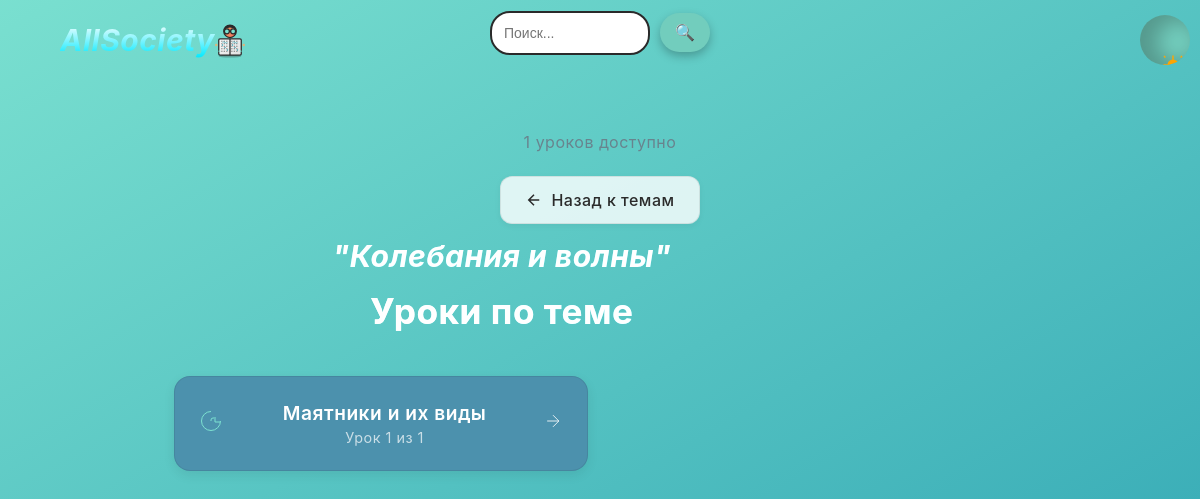
Page /topic/5/ on the committed database.
### courses/models.py (models this page shows, shortened)
class Topic(models.Model):
    subject = models.ForeignKey(Subject, on_delete=models.CASCADE, related_name='topics', verbose_name="Предмет")
    name = models.CharField(max_length=255, verbose_name="Название темы")
    image = models.ImageField(upload_to='topics/', blank=True, null=True, verbose_name="Изображение")
    class Meta:
        ordering = ['subject', 'name']
        verbose_name = "Тема"
        verbose_name_plural = "Темы"

class Lesson(models.Model):
    topic = models.ForeignKey(
        Topic,
        on_delete=models.CASCADE,
        related_name='lessons',
        verbose_name="Тема"
    )
    title = models.CharField(
        max_length=255,
        verbose_name="Название урока",
        help_text="Можно использовать базовые LaTeX-команды: $формула$ для встроенных формул, $$формула$$ для вынесенных"
    )
    content = models.TextField(
        verbose_name="Содержание",
        help_text="Полная поддержка LaTeX. Используйте $$...$$ для формул и $...$ для встроенных выражений"
    )
    image = models.ImageField(
        upload_to='lessons/',
        blank=True,
        null=True,
        verbose_name="Изображение"
    )
    allow_latex = models.BooleanField(
        default=True,
        verbose_name="Разрешить LaTeX во всех полях",
        help_text="Если отмечено, LaTeX будет обрабатываться во всех текстовых полях урока"
    )
    explanation = models.TextField(
        blank=True,
        null=True,
        verbose_name="Объяснение урока",
        help_text="Поддержка LaTeX. Используйте стандартные математические окружения"
    )
    svg_content = models.TextField(
        blank=True,
        null=True,
        verbose_name="SVG-код",
        help_text="SVG с возможностью вставки LaTeX через <text> элементы"
    )
    board_data = models.JSONField(
        blank=True,
        null=True,
        verbose_name="Данные доски",
        help_text="JSON с сохраненными рисунками, может содержать LaTeX-подписи"
    )
    class Meta:
        ordering = ['topic', 'title']
        verbose_name = "Урок"
        verbose_name_plural = "Уроки"

### courses/views.py (the view)
# urls.py: path('topic/<int:topic_id>/', views.lesson_list, name='lesson_list'),
def lesson_list(request, topic_id):
    topic = get_object_or_404(Topic, id=topic_id)
    lessons = topic.lessons.all()
    return render(request, 'lesson_list.html', {'topic': topic, 'lessons': lessons})

### courses/templates/lesson_list.html (shortened to what this page needs)
{% extends "base.html" %}
{% block content %}
<div class="lessons-container">
    <div class="lessons-header">
        <div class="header-content">
            <h1 class="lessons-title">Уроки по теме <span>"{{ topic.name }}"</span></h1>
            <p class="lessons-count">{{ lessons|length }} уроков доступно</p>
        </div>
        <div class="header-actions">
            <a href="{% url 'topic_list' topic.subject.id %}" class="back-button">
                <svg width="18" height="18" viewBox="0 0 24 24" fill="none" stroke="currentColor" stroke-width="2">
                    <path d="M19 12H5M12 19l-7-7 7-7"/>
                </svg>
                Назад к темам
            </a>
        </div>
    </div>
    <div class="lessons-grid">
        {% for lesson in lessons %}
        <a href="{% url 'lesson_detail' lesson.id %}" class="lesson-card">
            <div class="card-icon">
                <svg width="24" height="24" viewBox="0 0 24 24" fill="none" stroke="currentColor">
                    <path d="M12 2.5a9.5 9.5 0 1 0 9.5 9.5"/>
                    <path d="M16 8v5h5"/>
                    <path d="M12 12v-1a2 2 0 0 1 2-2h1"/>
                </svg>
            </div>
            <div class="card-content">
                <h3>{{ lesson.title }}</h3>
                <p>Урок {{ forloop.counter }} из {{ lessons|length }}</p>
            </div>
            <div class="card-arrow">
                <svg width="20" height="20" viewBox="0 0 24 24" color="white" fill="none" stroke="currentColor">
                    <path d="M5 12h14M12 5l7 7-7 7"/>
                </svg>
            </div>
        </a>
        {% endfor %}
    </div>
</div>
{% endblock %}

### courses/templates/lesson_list.html (style rules this page uses)
.lessons-container { max-width: 900px; margin: 0 auto; padding: 2rem 1.5rem; }
.lessons-header { display: flex; flex-direction: column; gap: 1.5rem; margin-bottom: 9.5rem; }
.header-content { text-align: center; }
.lessons-title { font-size: 2.2rem; font-weight: 700; color: white; margin-bottom: 0.5rem; }
.lessons-title span { color: #ffffff; position: relative; left: -50%; top: -52px; }
.lessons-count { font-size: 1rem; color: var(--text-light-color); opacity: 0.8; }
.header-actions { display: flex; justify-content: center; }
.lessons-grid { display: grid; grid-template-columns: repeat(auto-fill, minmax(280px, 1fr)); gap: 1.5rem; }
.lesson-card { display: flex; align-items: center; background: var(--bg-color); border-radius: 16px; padding: 1.5rem; box-shadow: 0 4px 12px rgba(0, 0, 0, 0.08); transition: all 0.3s ease; text-decoration: none; color: white; border: 1px solid var(--card-border); }
.card-icon { margin-right: 1.2rem; color: #7DE2D1; }
.card-content { flex: 1; }
.card-content h3 { font-size: 1.2rem; margin-bottom: 0.3rem; font-weight: 600; }
.card-content p { font-size: 0.9rem; color: #ffffff; opacity: 0.7; }
.card-arrow { margin-left: 1rem; color: var(--text-light-color); }
.back-button { display: inline-flex; align-items: center; gap: 0.5rem; padding: 0.8rem 1.5rem; background: var(--card-bg); border-radius: 12px; color: var(--text-color); text-decoration: none; font-weight: 500; transition: all 0.2s ease; box-shadow: 0 2px 6px rgba(0, 0, 0, 0.05); border: 1px solid var(--card-border); }
:root { --card-bg: rgba(255, 255, 255, 0.8); --card-hover: rgba(255, 255, 255, 0.9); --card-border: rgba(0, 0, 0, 0.08); --text-color: #2A2A2A; --text-light-color: #6B7280; }
.lesson-card { animation: fadeIn 0.4s ease forwards; opacity: 0; }
.lesson-card:nth-child(1) { animation-delay: 0.1s; }

### rows in the picture
Topic: name "Колебания и волны"
Lesson: title "Маятники и их виды", lessons "1"

### other values in the picture
{{ lessons|length }} "1"
